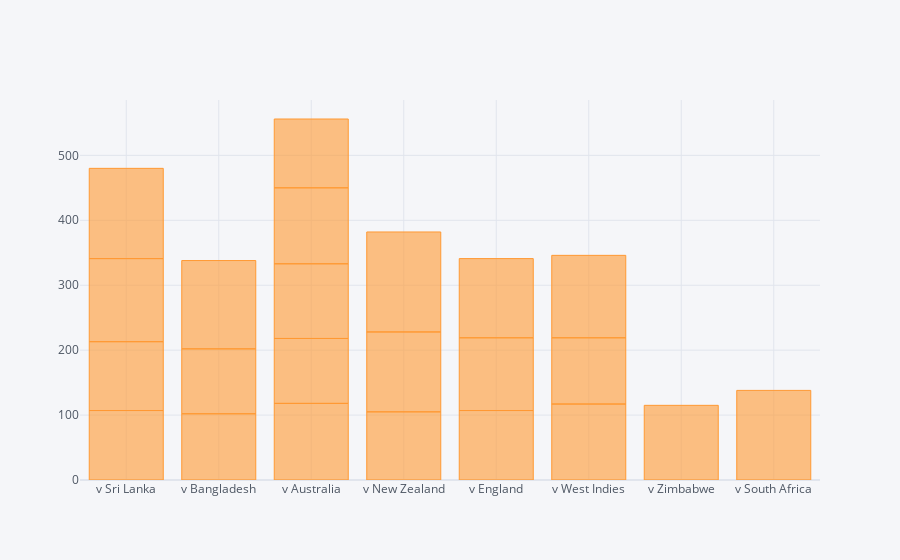

The notebook cell this image was saved under:
### Code cell
cen = df.query('Runs >= 100')

cen.iplot(kind='bar', x = 'Opposition',y = 'Runs')

### Figure 1 — Plotly figure (JSON) as saved in the notebook; plotly's stock layout.template omitted (floating-point values rounded to 4 significant figures)
{"data": [{"marker": {"color": "rgba(255, 153, 51, 0.6)", "line": {"color": "rgba(255, 153, 51, 1.0)", "width": 1}}, "name": "Runs", "orientation": "v", "text": "", "type": "bar", "x": ["v Sri Lanka", "v Bangladesh", "v Australia", "v New Zealand", "v Bangladesh", "v England", "v England", "v West Indies", "v Sri Lanka", "v Sri Lanka", "v West Indies", "v Zimbabwe", "v Australia", "v Australia", "v New Zealand", "v Bangladesh", "v West Indies", "v Sri Lanka", "v South Africa", "v Australia", "v Australia", "v New Zealand", "v England"], "y": [107, 102, 118, 105, 100, 107, 112, 117, 106, 128, 102, 115, 100, 115, 123, 136, 127, 139, 138, 117, 106, 154, 122]}], "layout": {"legend": {"bgcolor": "#F5F6F9", "font": {"color": "#4D5663"}}, "paper_bgcolor": "#F5F6F9", "plot_bgcolor": "#F5F6F9", "title": {"font": {"color": "#4D5663"}}, "xaxis": {"gridcolor": "#E1E5ED", "showgrid": true, "tickfont": {"color": "#4D5663"}, "title": {"font": {"color": "#4D5663"}, "text": ""}, "zerolinecolor": "#E1E5ED"}, "yaxis": {"gridcolor": "#E1E5ED", "showgrid": true, "tickfont": {"color": "#4D5663"}, "title": {"font": {"color": "#4D5663"}, "text": ""}, "zerolinecolor": "#E1E5ED"}}}
